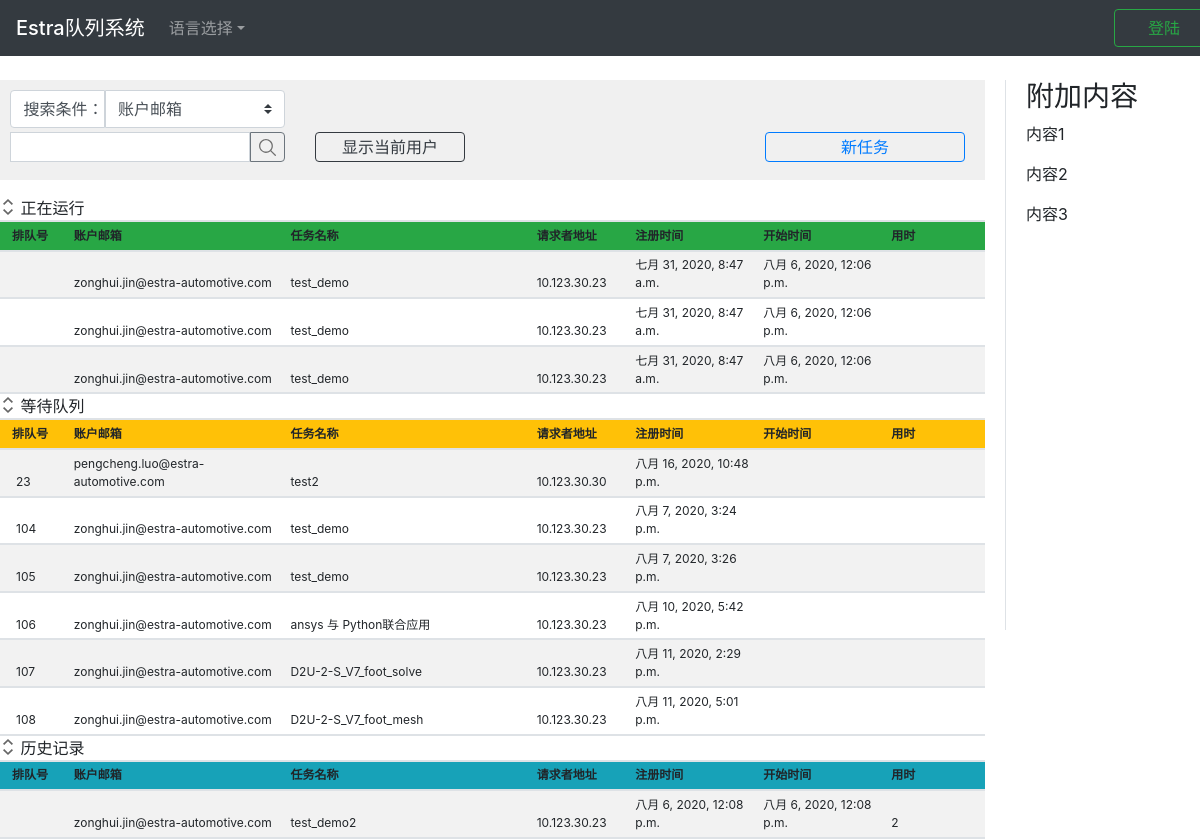
The page / on the database its author committed.
### app_queue/models.py (models this page shows, shortened)
class RunningList(models.Model):
    objects = models.Manager()
    id = models.AutoField('ID', primary_key=True)
    order_id = models.CharField('队列ID', blank=True, default='', max_length=16)
    account_email = models.EmailField('账户邮箱', )
    sender_address = models.CharField('请求者地址', max_length=64)
    mission_name = models.CharField('任务名称', max_length=32)
    mission_data = models.TextField('任务详情', )
    register_time = models.DateTimeField('注册时间')
    start_time = models.DateTimeField('开始时间', auto_now_add=True)
    used_time = models.CharField('用时', max_length=64, blank=True, default='')
    class Meta:
        ordering = ["start_time"]
        verbose_name = "正在计算队列"
        verbose_name_plural = "正在计算队列"

class WaitList(models.Model):
    objects = models.Manager()                  # for reminder purpose
    id = models.AutoField('ID', primary_key=True)
    order_id = models.IntegerField('队列ID', unique=True, auto_created=True)
    account_email = models.EmailField('账户邮箱', )
    sender_address = models.CharField('请求者地址', max_length=64)
    mission_name = models.CharField('任务名称', max_length=32)
    mission_data = models.TextField('任务详情', )
    register_time = models.DateTimeField('注册时间', auto_now_add=True)
    start_time = models.CharField('开始时间', blank=True, default='', max_length=64)
    used_time = models.CharField('用时', max_length=64, blank=True, default='')
    class Meta:
        ordering = ["order_id"]
        verbose_name = "等待队列"
        verbose_name_plural = "等待队列"

class HistoryList(models.Model):
    objects = models.Manager()
    id = models.AutoField('ID', primary_key=True)
    order_id = models.CharField('队列ID', blank=True, default='', max_length=16)
    account_email = models.EmailField('账户邮箱', )
    sender_address = models.CharField('请求者地址', max_length=64)
    mission_name = models.CharField('任务名称', max_length=32)
    mission_data = models.TextField('任务详情', )
    register_time = models.DateTimeField('注册时间')
    start_time = models.DateTimeField('开始时间')
    used_time = models.CharField('用时', max_length=64)
    class Meta:
        ordering = ["id"]
        verbose_name = "历史记录队列"
        verbose_name_plural = "历史记录队列"

### app_queue/views.py (the view)
# urls.py: path(r'', views.index),
def index(request):
    user_name = request.session.get('user_name')
    is_login = False
    if user_name:
        is_login = True
        user_name = user_name.split('.')[0]
    parameters = {
        'error_info': '',
        'user_name': user_name,
        'is_login': is_login,
    }
    for list_name, obj in list_obj.items():
        parameters[list_name] = obj.all()
    return render(request, 'index.html', parameters)

### app_queue/templates/index.html (shortened to what this page needs)
{% extends 'base.html' %}
{% load static %}
{% block css %}
<link href="{% static 'css/index2.css' %}" rel="stylesheet"/>{% endblock %}
{% block login_info %}
    {% if is_login == True %}
        <div class="text-whit text-success btn user_info">Welcome {{user_name}}</div>
        <a id="btn_logout" href="/logout"
           class="btn btn-outline-success btn_sign_up">注销
        </a>
    {% else %}
        <button type="button" id="btn_login" data-toggle="modal" data-target="#modal_login"
                class="btn btn-outline-success btn_sign_up">登陆
        </button>
    {% endif %}
{% endblock %}
{% block content %}
<div class="block_content_left ">
    <div class="block_control">
        <div class="input-group-prepend">
            <div class="search_tip">搜索条件：</div>
            <div class="">
                <select class="custom-select select_condition" id="search_condition">
                    <option selected value="2">账户邮箱</option>
                </select>
            </div>
        </div>
        <div class="input-group mb-3 mt-1">
            <input type="text" class="form-control input_search" id="input_search_key">
            <button class="btn btn-outline-secondary btn_search " type="button" id="btn_search"></button>
            <button type="button" class="btn btn-outline-dark btn_filter_user"
            {% if is_login == True %}
                id="btn_filter_user"
            {% else %}
                id="btn_filter_user_false"
            {% endif %}
            >显示当前用户
            </button>
            <button type="button" class="btn btn-outline-primary btn_add"
            {% if is_login == True %}
                id="btn_add_mission"
            {% else %}
                id="btn_add_mission_false"
            {% endif %}
            >新任务
            </button>
        </div>
    </div>
    <div class="block_table table-hover table-striped table-sm mt-3" id="area_3tables">
        <div class="margin_bottom">
            <button class="btn_collapse" type="button" data-toggle="collapse"
                    data-target="#collapse_table1"
                    aria-expanded="false" aria-controls="collapse_table1">
            </button>
            正在运行
        </div>
        <div id="collapse_table1" class="collapse show">
            <table class="" id="table_running">
                <thead class="bg-success">
                <tr>
                    <th class="item1">排队号</th>
                    <th class="item2">账户邮箱</th>
                    <th class="item3">任务名称</th>
                    <th class="item4">请求者地址</th>
                    <th class="item5">注册时间</th>
                    <th class="item6">开始时间</th>
                    <th class="item7">用时</th>
                </tr>
                </thead>
                <tbody>
                {% for mission in running_list%}
                <tr>
                    <td class="item1_td"></td>
                    <td>{{mission.account_email}}</td>
                    <td>{{mission.mission_name}}</td>
                    <td>{{mission.sender_address}}</td>
                    <td>{{mission.register_time}}</td>
                    <td>{{mission.start_time}}</td>
                    <td></td>
                </tr>
                {% endfor %}
                </tbody>
            </table>
        </div>
        <div class="margin_bottom">
            <button class="btn_collapse" type="button" data-toggle="collapse"
                    data-target="#collapse_table2"
                    aria-expanded="false" aria-controls="collapse_table2">
            </button>
            等待队列
        </div>
        <div id="collapse_table2" class="collapse show">
            <table class="" id="table_waiting">
                <thead class="bg-warning">
                <tr>
                    <th class="item1">排队号</th>
                    <th class="item2">账户邮箱</th>
                    <th class="item3">任务名称</th>
                    <th class="item4">请求者地址</th>
                    <th class="item5">注册时间</th>
                    <th class="item6">开始时间</th>
                    <th class="item7">用时</th>
                </tr>
                </thead>
                <tbody>
                {% for mission in waiting_list %}
                <tr>
                    <td class="item1_td">{{mission.order_id}}</td>
                    <td>{{mission.account_email}}</td>
                    <td>{{mission.mission_name}}</td>
                    <td>{{mission.sender_address}}</td>
                    <td>{{mission.register_time}}</td>
                    <td>{{mission.start_time}}</td>
                    <td></td>
                </tr>
                {% endfor %}
                </tbody>
            </table>
        </div>
        <div class="margin_bottom">
            <button class="btn_collapse" type="button" data-toggle="collapse"
                    data-target="#collapse_table3"
                    aria-expanded="false" aria-controls="collapse_table3">
            </button>
            历史记录
        </div>
        <div id="collapse_table3" class="collapse show">
            <table class="" id="table_history">
                <thead class="bg-info">
                <tr>
                    <th class="item1">排队号</th>
                    <th class="item2">账户邮箱</th>
                    <th class="item3">任务名称</th>
                    <th class="item4">请求者地址</th>
                    <th class="item5">注册时间</th>
                    <th class="item6">开始时间</th>
                    <th class="item7">用时</th>
                </tr>
                </thead>
                <tbody>
                {% for mission in history_list %}
                <tr>
                    <td></td>
                    <td>{{mission.account_email}}</td>
                    <td>{{mission.mission_name}}</td>
                    <td>{{mission.sender_address}}</td>
                    <td>{{mission.register_time}}</td>
                    <td>{{mission.start_time}}</td>
                    <td>{{mission.used_time}}</td>
                </tr>
                {% endfor %}
                </tbody>
            </table>
        </div>
    </div>
</div>
<div class="block_additional">
    <div class="fix_aside">
        <h3>附加内容</h3>
        <p>内容1</p>
        <p>内容2</p>
        <p>内容3</p>
    </div>
</div>
{% endblock content %}

### templates/base.html (shortened to what this page needs)
<!doctype html>
{% load static %}
<html lang="en">
<head>
    <link rel="stylesheet" href="https://cdn.jsdelivr.net/npm/bootstrap@4.5.0/dist/css/bootstrap.min.css"
>
    <link rel="stylesheet" href="{%static 'css/base.css'%}">
    {% block css %}{% endblock %}
</head>
<body>
<div class=" bg-dark fixed-top">
    <nav class="navbar navbar-expand-lg navbar-dark nav_content">
        <a class="navbar-brand mb-0 h1" href="/">Estra队列系统</a>
        <div class="collapse navbar-collapse" id="navbarSupportedContent">
            <ul class="navbar-nav mr-auto">
                <li class="nav-item dropdown">
                    <a class="nav-link dropdown-toggle" href="#" id="navbarDropdown" role="button"
                       data-toggle="dropdown"
                       aria-haspopup="true" aria-expanded="false">语言选择</a>
                </li>
            </ul>
            {% block login_info %}
            {% endblock %}
        </div>
    </nav>
</div>
<div class="block_content">
{% block content %}
{% endblock%}
</div>
</body>
</html>

### static/css/base.css (style rules this page uses)
.nav_content { width: 1230px; margin: 0px auto; }
.block_content { position: relative; top: 75px; width: 1200px; margin: 5px auto; }

### static/css/index2.css (style rules this page uses)
.btn_sign_up { width: 100px; }
.search_tip { display: inline-block; font-weight: 400; text-align: center; vertical-align: middle; user-select: none; color:#495057; background-color: #ffffff; border: 1px solid transparent; border-color: #ced4da; border-radius: 0.25rem 0 0 0.25rem; padding: .375rem 0rem .375rem .75rem; width: 95px; }
.select_condition { width: 180px; border-radius: 0 0.25rem 0.25rem 0; }
.block_content_left { float:left; width: 1000px; }
.block_control { height: 100px; margin-right: 15px; padding: 10px; background-color: #F0F0F0; }
.block_control .input_search { flex: none; width: 240px; height: 30px; padding: 0.1rem 0.75rem; }
.block_control .btn_search { width: 35px; height: 30px; padding: 0.1rem 0.75rem; background-image: url('../icon/search.svg'); background-position:center; background-size: 50%; background-repeat: no-repeat; border-radius: 0px 0.25rem 0.25rem 0px; }
.block_control .btn_filter_user { margin-left: 30px; width: 150px; padding: 0.1rem 0.75rem; }
.block_control .btn_add { margin-left: 300px; width: 200px; padding: 0.1rem 0.75rem; }
.block_table { margin-right: 15px; }
.block_table table { width: 100%; color: #212529; }
.block_table .btn_collapse { width: 1rem; height: 1rem; border: 0px; background-color: #ffffff; background-image: url('../icon/expand.svg'); background-size: 100% 100%; background-repeat: no-repeat; }
.block_table .margin_bottom { border-bottom:2px solid #dee2e6; }
.block_table thead, th, td { vertical-align: bottom; font-size: 0.75rem; border-bottom:2px solid #dee2e6; }
.block_table .item1_td { padding-left: 1rem; width: 7%; }
.block_table .item1 { padding-left: 0.75rem; width: 7%; }
.block_table .item2 { width: 22%; }
.block_table .item3 { width: 25%; }
.block_table .item4 { width: 10%; }
.block_table .item5 { width: 13%; }
.block_table .item6 { width: 13%; }
.block_table .item7 { width: 10%; }
.block_additional { float: left; width: 195px; margin-left: 5px; }
.block_additional .fix_aside { position: fixed; height: 550px; width: 195px; z-index: 99; padding-left: 20px; border-left:1px solid #dee2e6; }

### rows shown on the page
RunningList: account_email "zonghui.jin@estra-automotive.com", mission_name "test_demo", sender_address "10.123.30.23", register_time "七月 31, 2020, 8:47 a.m.", start_time "八月 6, 2020, 12:06 p.m."
RunningList: account_email "zonghui.jin@estra-automotive.com", mission_name "test_demo", sender_address "10.123.30.23", register_time "七月 31, 2020, 8:47 a.m.", start_time "八月 6, 2020, 12:06 p.m."
RunningList: account_email "zonghui.jin@estra-automotive.com", mission_name "test_demo", sender_address "10.123.30.23", register_time "七月 31, 2020, 8:47 a.m.", start_time "八月 6, 2020, 12:06 p.m."
WaitList: order_id "23", account_email "pengcheng.luo@estra-automotive.com", mission_name "test2", sender_address "10.123.30.30", register_time "八月 16, 2020, 10:48 p.m."
WaitList: order_id "104", account_email "zonghui.jin@estra-automotive.com", mission_name "test_demo", sender_address "10.123.30.23", register_time "八月 7, 2020, 3:24 p.m."
WaitList: order_id "105", account_email "zonghui.jin@estra-automotive.com", mission_name "test_demo", sender_address "10.123.30.23", register_time "八月 7, 2020, 3:26 p.m."
WaitList: order_id "106", account_email "zonghui.jin@estra-automotive.com", mission_name "ansys 与 Python联合应用", sender_address "10.123.30.23", register_time "八月 10, 2020, 5:42 p.m."
WaitList: order_id "107", account_email "zonghui.jin@estra-automotive.com", mission_name "D2U-2-S_V7_foot_solve", sender_address "10.123.30.23", register_time "八月 11, 2020, 2:29 p.m."
WaitList: order_id "108", account_email "zonghui.jin@estra-automotive.com", mission_name "D2U-2-S_V7_foot_mesh", sender_address "10.123.30.23", register_time "八月 11, 2020, 5:01 p.m."
HistoryList: account_email "zonghui.jin@estra-automotive.com", mission_name "test_demo2", sender_address "10.123.30.23", register_time "八月 6, 2020, 12:08 p.m.", start_time "八月 6, 2020, 12:08 p.m.", used_time "2"
